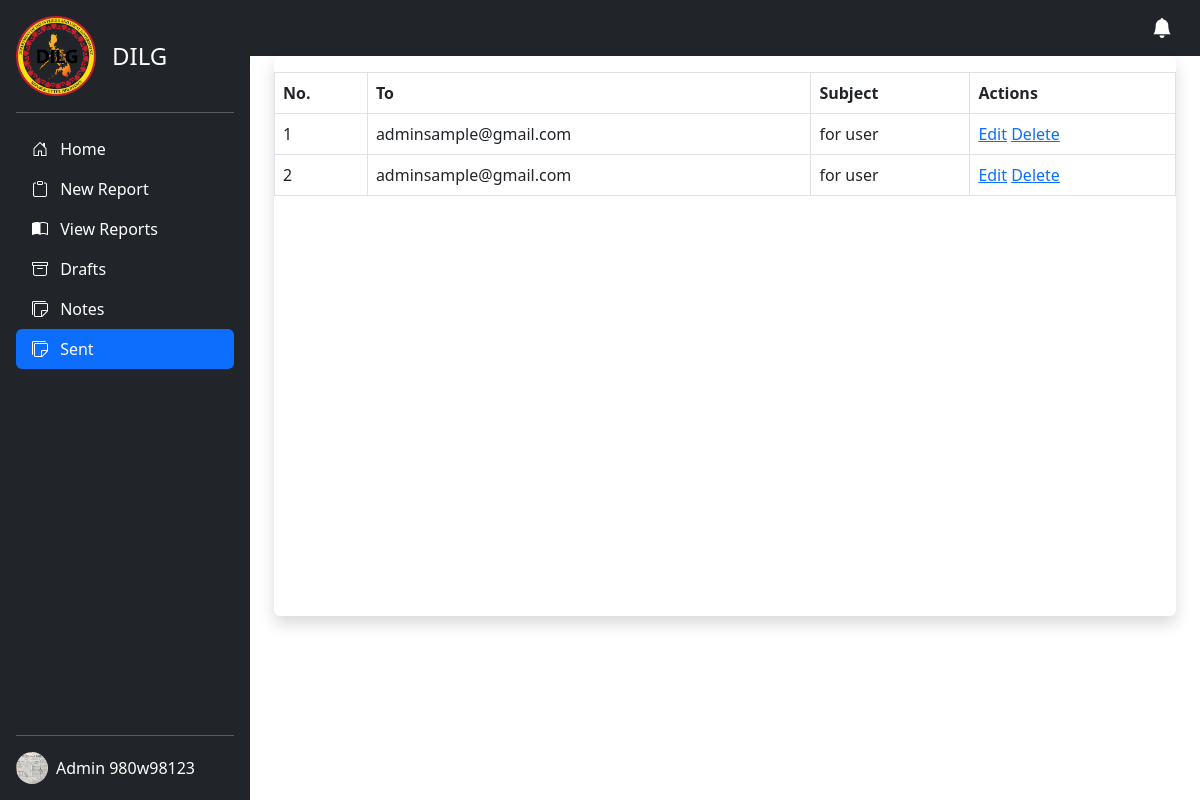
Page /admin/sent.php (signed in) on the committed database.
### tables this page shows
CREATE TABLE `users` (
  `id` int(11) NOT NULL,
  `user_type` int(50) NOT NULL,
  `user_id` varchar(50) NOT NULL,
  `email` varchar(50) NOT NULL,
  `password` varchar(255) NOT NULL,
  `first_name` varchar(50) NOT NULL,
  `middle_name` varchar(50) NOT NULL,
  `last_name` varchar(50) NOT NULL,
  `date_of_birth` date NOT NULL,
  `address` varchar(255) NOT NULL,
  `barangay` varchar(50) NOT NULL,
  `barangay_id` varchar(50) NOT NULL,
  `dilg_id` varchar(100) NOT NULL,
  `image` blob NOT NULL,
  `date_time_created` datetime NOT NULL,
  `date_time_updated` datetime NOT NULL
);

CREATE TABLE `sent` (
  `id` int(11) NOT NULL,
  `user_id` varchar(50) NOT NULL,
  `report_id` varchar(50) NOT NULL,
  `from_user` varchar(50) NOT NULL,
  `to_user` varchar(50) NOT NULL,
  `barangay` varchar(10000) NOT NULL,
  `subject` varchar(50) NOT NULL,
  `opr` varchar(100) NOT NULL,
  `message` longtext NOT NULL,
  `duration` varchar(50) NOT NULL,
  `pdf_files` blob NOT NULL,
  `status` int(225) NOT NULL,
  `notif_status` int(11) NOT NULL,
  `date_start` datetime NOT NULL,
  `date_end` datetime NOT NULL,
  `deadline` int(11) NOT NULL,
  `date_created` date NOT NULL,
  `time_created` time NOT NULL,
  `date_updated` date NOT NULL,
  `time_updated` time NOT NULL
);

### admin/sent.php (the view, shortened to what this page needs)
<?php
include 'images.php';
$email = $_SESSION['username'];
$user_id = $_SESSION['user_id'];
$report_link = "add-report.php";
$view_link = "reports.php";
$draft_link = "draft.php";
$note_link = "add-note.php";
?>
<!DOCTYPE html>
<html lang="en">
<head>
    <link href="https://cdn.jsdelivr.net/npm/bootstrap@5.3.0-alpha1/dist/css/bootstrap.min.css" rel="stylesheet">
    <link rel="stylesheet" href="https://cdnjs.cloudflare.com/ajax/libs/bootstrap-icons/1.10.3/font/bootstrap-icons.min.css" />
</head>
<body>
    <main class="d-flex">
        <div class="d-flex flex-column flex-shrink-0 p-3 text-white bg-dark" style="width: 250px; min-height: 100vh;">
            <a href="/" class="d-flex align-items-center mb-3 mb-md-0 me-md-auto text-white text-decoration-none">
                <img src="../src/img/dilg.png" height="80" alt="">
                <span class="fs-4 ps-3">DILG</span>
            </a>
            <hr>
            <ul class="nav nav-pills flex-column mb-auto">
                <li class="nav-item">
                    <a href="index.php" class="nav-link text-white">
                        <i class="bi bi-house-door me-2"></i>
                        Home
                    </a>
                </li>
                <li>
                    <a href="<?php echo $report_link ?>" class="nav-link text-white">
                        <i class="bi bi-clipboard me-2"></i>
                        New Report
                    </a>
                </li>
                <li>
                    <a href="<?php echo $view_link ?>" class="nav-link text-white">
                        <i class="bi bi-book-half me-2"></i>
                        View Reports
                    </a>
                </li>
                <li>
                    <a href="<?php echo $draft_link ?>" class="nav-link text-white">
                        <i class="bi bi-archive me-2"></i>
                        Drafts
                    </a>
                </li>
                <li>
                    <a href="<?php echo $note_link ?>" class="nav-link text-white">
                        <i class="bi bi-stickies me-2"></i>
                        Notes
                    </a>
                </li>
                <li>
                    <a href="sent.php" class="nav-link text-white active" aria-current="page">
                        <i class="bi bi-stickies me-2"></i>
                        Sent
                    </a>
                </li>
            </ul>
            <hr>
            <div class="dropdown">
                <a href="#" class="d-flex align-items-center text-white text-decoration-none" id="dropdownUser1" data-bs-toggle="dropdown" aria-expanded="false">
                    <?php
                    $sql_admin = "SELECT * FROM users WHERE user_id = '$user_id'";
                    $query_admin = mysqli_query($conn, $sql_admin);
                    $admin_row = mysqli_fetch_array($query_admin);
                    ?>
                    <img src="<?php if (empty($admin_row['image'])) {
                                    echo '../src/img/avatar.svg';
                                } else {
                                    echo 'admins/' . $admin_row['image'];
                                } ?>" alt="" width="32" height="32" class="rounded-circle me-2">
                    <?= $admin_row['first_name'] . ' ' . $admin_row['last_name'] ?>
                </a>
            </div>
        </div>
        <div class="container-fluid p-0">
            <nav class="navbar bg-dark navbar-dark">
                <div class="container">
                    <a class="navbar-brand ms-auto" href="#"><i class="bi bi-bell-fill"></i></a>
                </div>
            </nav>
            <div class="card shadow py-3 mx-4" style="border: none; min-height: 35rem;">
                <table class="table table-bordered" id="data">
                    <thead>
                        <tr>
                            <th>No.</th>
                            <th>To</th>
                            <th>Subject</th>
                            <th>Actions</th>
                        </tr>
                    </thead>
                    <tbody>
                        <?php
                        $sql = "SELECT * FROM sent WHERE from_user ='$email'";
                        $run = mysqli_query($conn, $sql);
                        if (mysqli_num_rows($run) > 0) {
                            $count = 0;
                            foreach ($run as $row) {
                                $report_id = $row['report_id'];
                                $ciphering = "AES-128-CTR";
                                $options = 0;
                                $encryption_iv = '1234567891011121';
                                $encryption_key = "TeamAgnat";
                                $encryption = openssl_encrypt(
                                    $report_id,
                                    $ciphering,
                                    $encryption_key,
                                    $options,
                                    $encryption_iv
                                );
                                $view_link = "view-sent.php?rid=" . $encryption;
                                $edit_link = "edit-sent.php?rid=" . $encryption;
                                $delete_link = "delete-sent.php?rid=" . $encryption;
                                $count++;
                        ?>
                                <tr class="clickable-row" data-href="<?php echo $view_link ?>" style="cursor:pointer;">
                                    <td><?php echo $count; ?></td>
                                    <td><?php echo $row['from_user'] ?></td>
                                    <td><?php echo $row['subject'] ?></td>
                                    <td>
                                        <a href="<?php echo $edit_link ?>">Edit</a>
                                        <a href="<?php echo $delete_link ?>" onClick="return confirm('Delete This report?')">Delete</a>
                                    </td>
                                </tr>
                        <?php
                            }
                        }
                        ?>
                    </tbody>
                </table>
            </div>
        </div>
    </main>
</body>
</html>

### rows in the picture
users: image (picture), first_name "Admin", last_name "980w98123"
sent: from_user "adminsample@gmail.com", subject "for user"
sent: from_user "adminsample@gmail.com", subject "for user"
